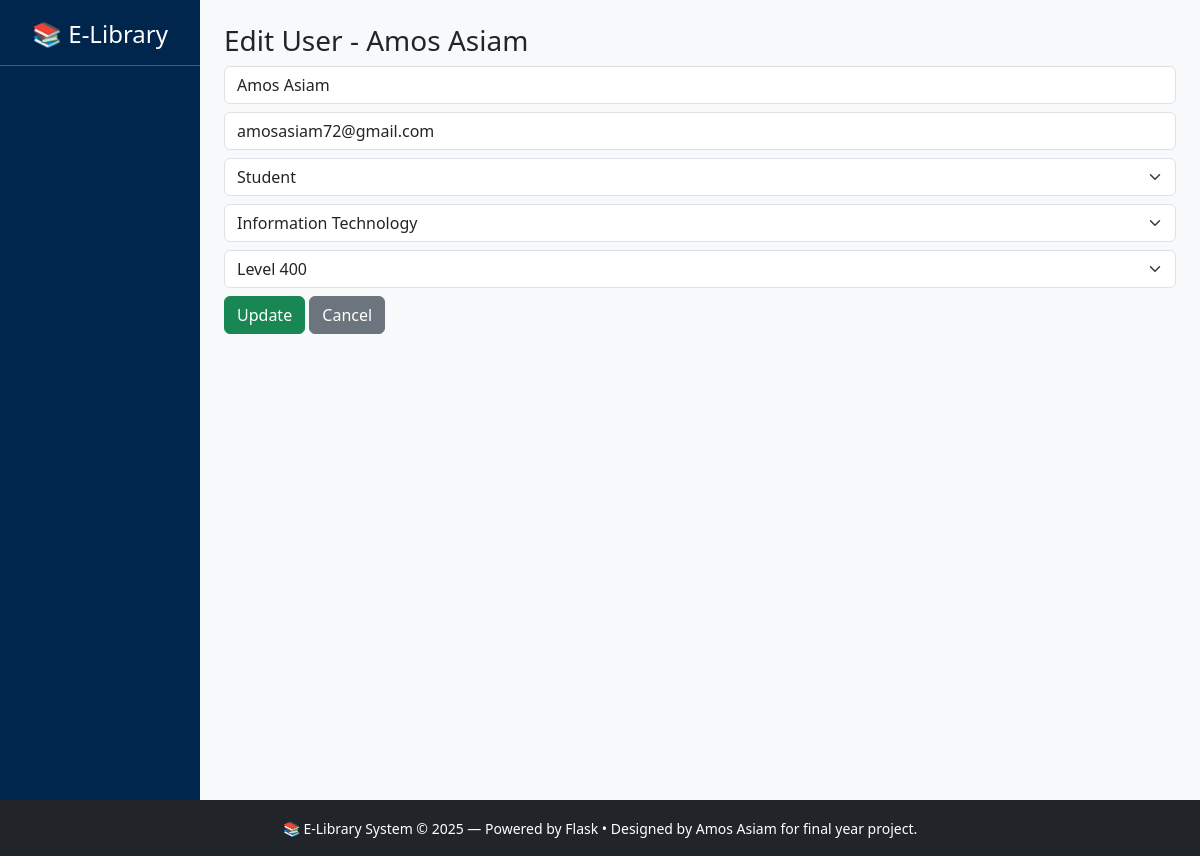
Before: /edit-user/2 (signed in) with the older database file.
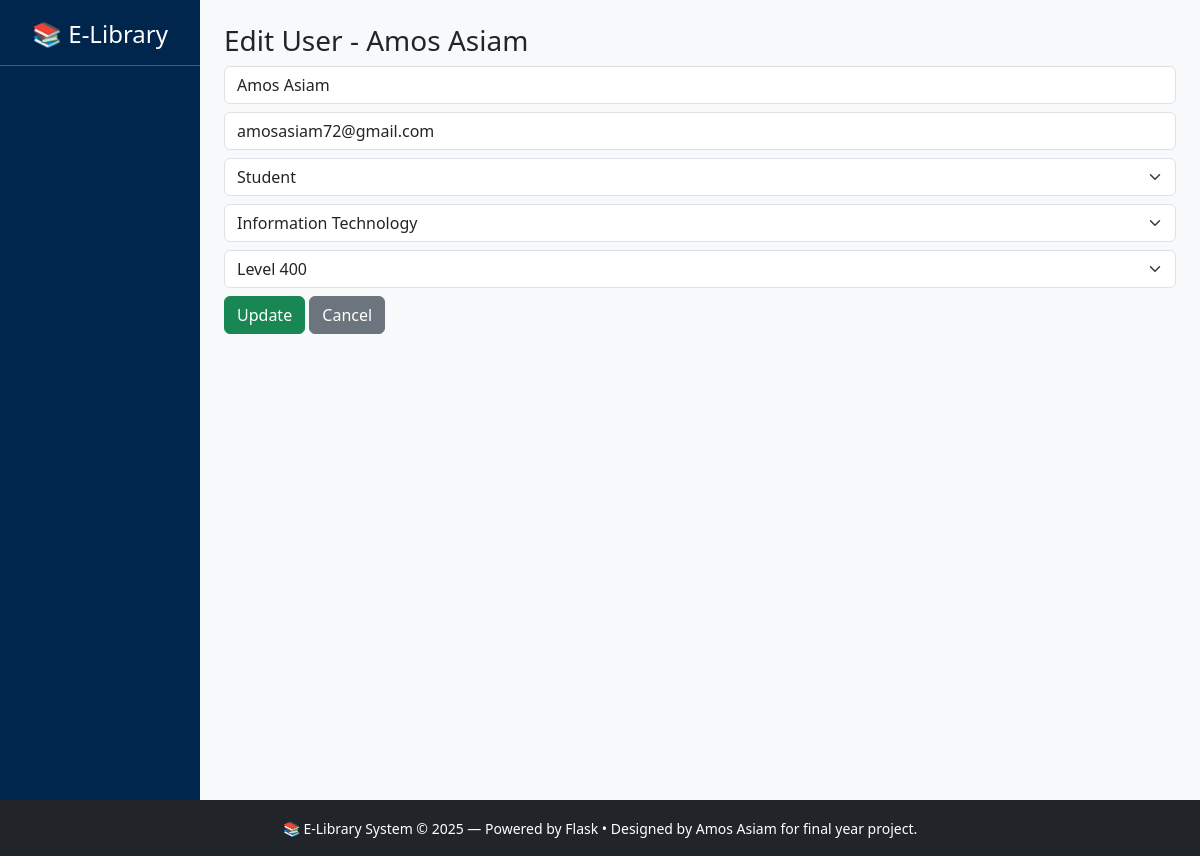
After: the same page with the newer database file.
### app.py (models this page shows)
class User(db.Model, UserMixin):
    id = db.Column(db.Integer, primary_key=True)
    name = db.Column(db.String(100), nullable=False)
    email = db.Column(db.String(100), unique=True, nullable=False)
    password = db.Column(db.String(200), nullable=False)
    role = db.Column(db.String(20), default='student')
    program = db.Column(db.String(100), nullable=True)
    level = db.Column(db.String(10), nullable=True)

### app.py (the view, shortened to what this page needs)
@app.route('/edit-user/<int:user_id>', methods=['GET', 'POST'])
@login_required
def edit_user(user_id):
    if current_user.role != 'admin':
        return "Access denied"
    user = User.query.get_or_404(user_id)
    return render_template('edit_user.html', user=user)

### app.py (called while the page is built)
@login_manager.user_loader
def load_user(user_id):
    return User.query.get(int(user_id))

@app.context_processor
def inject_now():
    return {'current_year': datetime.now().year}

### templates/edit_user.html (shortened to what this page needs)
{% extends "layout.html" %}
{% block content %}
<h3>Edit User - {{ user.name }}</h3>
<form method="POST">
  <input name="name" class="form-control mb-2" value="{{ user.name }}" required>
  <input name="email" class="form-control mb-2" value="{{ user.email }}" required>
  <select name="role" class="form-select mb-2">
    <option value="student" {% if user.role == 'student' %}selected{% endif %}>Student</option>
  </select>
  <select name="program" class="form-select mb-2">
    <option value="Information Technology" {% if user.program == 'Information Technology' %}selected{% endif %}>Information Technology</option>
  </select>
  <select name="level" class="form-select mb-2">
    <option value="400" {% if user.level == '400' %}selected{% endif %}>Level 400</option>
  </select>
  <button type="submit" class="btn btn-success">Update</button>
  <a href="/manage-users" class="btn btn-secondary">Cancel</a>
</form>
{% endblock %}

Changed rows visible on the page:
changed User "Amos Asiam": program (not shown) → "Information Technology"
Other visible differences:
form field program: "Information Technology" → (not shown)
